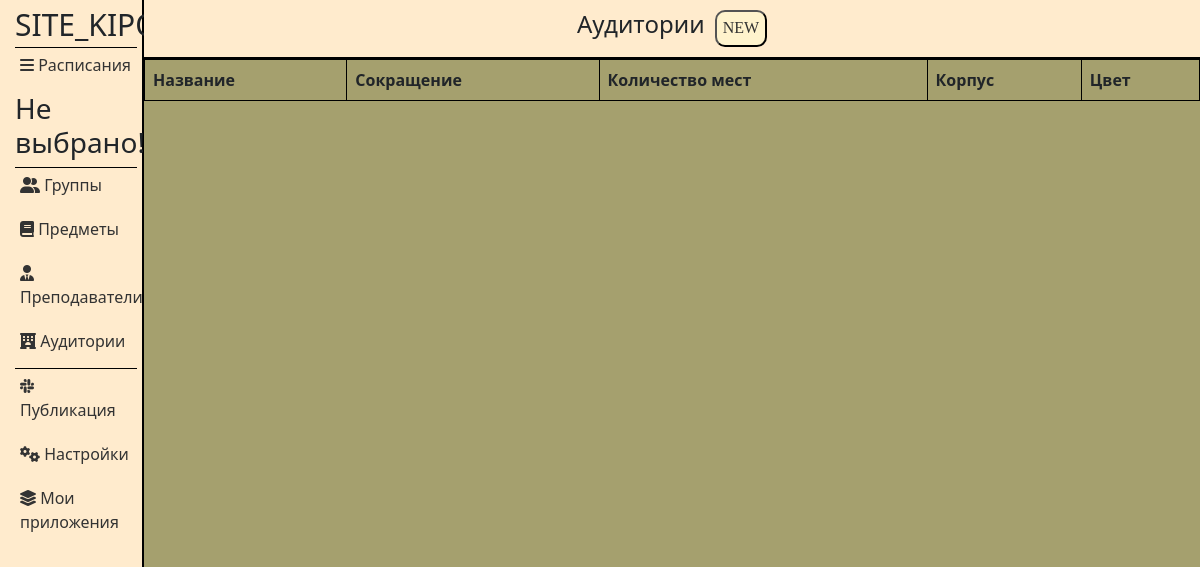
/applications/13/cabinets/, run on an earlier commit of the app's database.
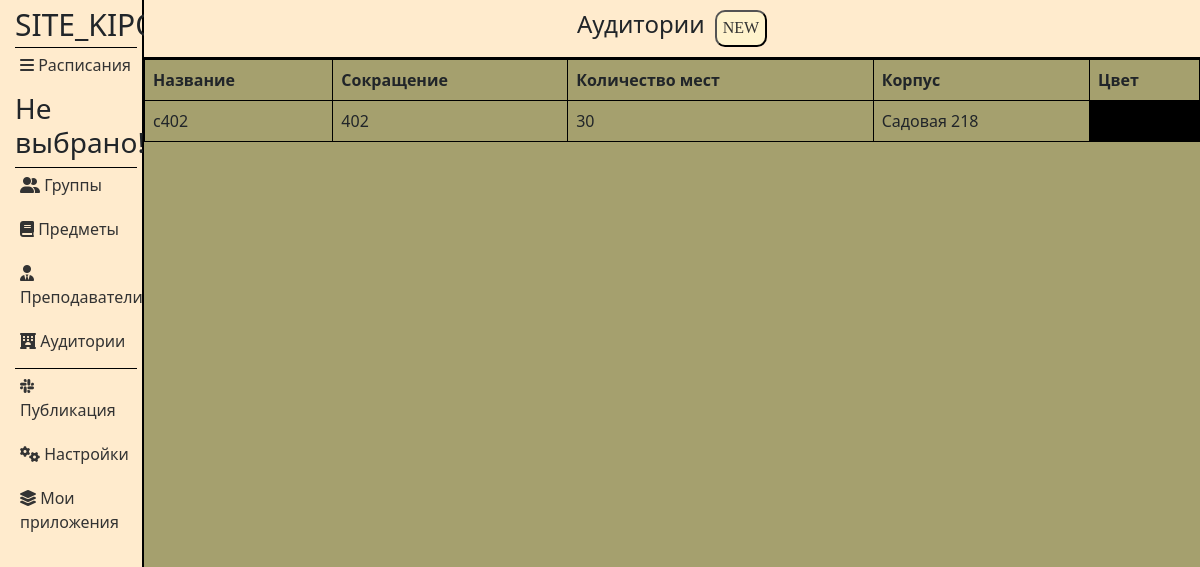
And on a later commit of the database.
### applications/models.py (models this page shows, shortened)
class Cabinets(models.Model):
    title = models.CharField('Название', max_length=50)
    abbreviation = models.CharField('Сокращение', max_length=50)
    seat_number = models.CharField('Количество мест', max_length=50)
    building = models.CharField('Корпус', max_length=50)
    color = models.CharField('Цвет', max_length=50)
    application_id = models.ForeignKey(Applications, on_delete=models.CASCADE, related_name='Cabinets')
    class Meta:
        verbose_name = 'Аудитория'
        verbose_name_plural = 'Аудитории'

### applications/views.py (the view)
def cabinets(request, app_id):
    return handle_form(request, app_id, Cabinets, CabinetsForm, 'applications/cabinets.html')

### applications/views.py (called while the page is built)
def find_week_title(request):
    week_title = None
    if request.COOKIES.get('selectedElementId'):
        sched_id = request.COOKIES.get('selectedElementId')
        sched_instance = Schedules.objects.get(id=sched_id)
        week_title = sched_instance.title
    else:
        week_title = 'Не выбрано!'
    return week_title

### applications/templates/applications/cabinets.html (shortened to what this page needs)
{% extends 'applications/layout.html' %}
{% load static %}
{% block content %}
<div class="features">
    <header>
        <h1>Аудитории</h1>
        <button class="popup-btn" id="open_pop_up">NEW</button>
    </header>
   <table class="table">
    <thead>
        <tr>
            <th>Название</th>
            <th>Сокращение</th>
            <th>Количество мест</th>
            <th>Корпус</th>
            <th>Цвет</th>
        </tr>
    </thead>
    <tbody>
        {% for el in groups %}
        <tr>
            <td>{{ el.title }}</td>
            <td>{{ el.abbreviation }}</td>
            <td>{{ el.seat_number }}</td>
            <td>{{ el.building }}</td>
            <td style="background-color:{{ el.color }}"></td>
        </tr>
        {% endfor %}
    </tbody>
</table>
</div>
{% endblock %}

What changed in the data, as far as the page shows it:
added Cabinets: title "с402", abbreviation "402", seat_number "30", building "Садовая 218"
